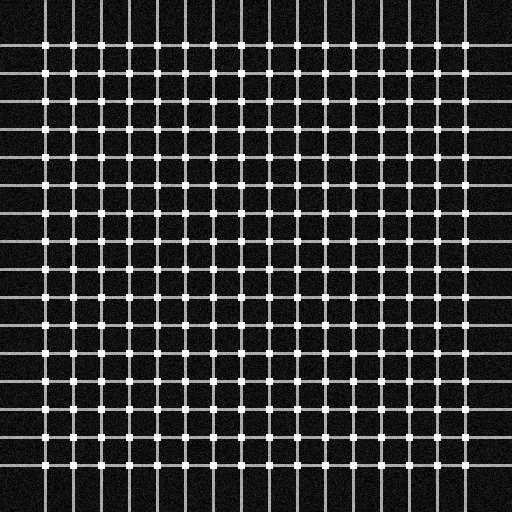
#> input picture sample_0001_B_search.png, 512 x 512 px
$ python -i fft_analysis.py   (imports and definitions only)
#> lines starting #> are read from the running program, lines starting #| are printed output that depends on the picture; after the words box and inside, x2 and y2 are one past the last pixel; in counts of white or black regions, pixels touching at a corner belong together
### periodicity/frequency_peaks.py
"""Frequency peak detection from FFT magnitude spectrum."""

from __future__ import annotations

from dataclasses import dataclass
from typing import List, Tuple

import numpy as np
import cv2


@dataclass(frozen=True)
class FrequencyPeak:
    """Represents a detected frequency peak."""

    x: int
    y: int
    magnitude: float
    frequency_x: float
    frequency_y: float
    magnitude_normalized: float


def detect_frequency_peaks(
    magnitude_spectrum: np.ndarray,
    min_peak_height: float = 0.1,
    min_distance: int = 5,
    max_peaks: int = 20,
) -> List[FrequencyPeak]:
    """Detect dominant frequency peaks in the magnitude spectrum.

    Args:
        magnitude_spectrum: 2D FFT magnitude spectrum (zero-frequency centered)
        min_peak_height: Minimum normalized peak height (0-1)
        min_distance: Minimum pixel distance between peaks
        max_peaks: Maximum number of peaks to return

    Returns:
        List of FrequencyPeak objects sorted by magnitude (descending)
    """
    if magnitude_spectrum.ndim != 2:
        raise ValueError("magnitude_spectrum must be 2D")

    h, w = magnitude_spectrum.shape

    # Normalize spectrum to [0, 1]
    max_mag = magnitude_spectrum.max()
    if max_mag <= 0:
        return []

    normalized = magnitude_spectrum / max_mag

    # Suppress DC component (center of spectrum)
    center_y, center_x = h // 2, w // 2
    dc_radius = max(3, min(h, w) // 20)

    y_grid, x_grid = np.ogrid[:h, :w]
    dc_mask = (x_grid - center_x)**2 + (y_grid - center_y)**2 < dc_radius**2
    normalized[dc_mask] = 0

    # Find peaks using local maximum filter (using OpenCV dilate)
    kernel_size = min_distance * 2 + 1
    kernel = np.ones((kernel_size, kernel_size), dtype=np.uint8)
    local_max = cv2.dilate(normalized, kernel)
    peak_mask = (normalized == local_max) & (normalized >= min_peak_height)

    # Get peak coordinates
    peak_coords = np.argwhere(peak_mask)

    if len(peak_coords) == 0:
        return []

    # Create peak objects
    peaks: List[FrequencyPeak] = []
    for y, x in peak_coords:
        mag = float(normalized[y, x])

        # Convert to frequency (accounting for FFT shift)
        freq_x = (x - center_x) / w if x != center_x else 0.0
        freq_y = (y - center_y) / h if y != center_y else 0.0

        peaks.append(FrequencyPeak(
            x=int(x),
            y=int(y),
            magnitude=float(magnitude_spectrum[y, x]),
            frequency_x=float(freq_x),
            frequency_y=float(freq_y),
            magnitude_normalized=mag,
        ))

    # Sort by magnitude and return top K
    peaks.sort(key=lambda p: p.magnitude_normalized, reverse=True)
    return peaks[:max_peaks]


def find_symmetric_peak_pairs(
    peaks: List[FrequencyPeak],
    tolerance: float = 0.05,
) -> List[Tuple[FrequencyPeak, FrequencyPeak]]:
    """Find symmetric peak pairs around the DC component.

    This helps identify true periodic structures which produce symmetric
    frequency patterns.

    Args:
        peaks: List of detected peaks
        tolerance: Frequency tolerance for symmetry matching

    Returns:
        List of symmetric peak pairs
    """
    pairs: List[Tuple[FrequencyPeak, FrequencyPeak]] = []

    for i, p1 in enumerate(peaks):
        for p2 in peaks[i+1:]:
            # Check if peaks are approximately symmetric around origin
            freq_x_sum = abs(p1.frequency_x + p2.frequency_x)
            freq_y_sum = abs(p1.frequency_y + p2.frequency_y)

            if freq_x_sum < tolerance and freq_y_sum < tolerance:
                pairs.append((p1, p2))

    return pairs

### periodicity/fft_analysis.py
"""FFT-based periodicity analysis for DRAM structure detection."""

from __future__ import annotations

from dataclasses import dataclass
from typing import List, Optional

import cv2
import numpy as np

from .frequency_peaks import detect_frequency_peaks, find_symmetric_peak_pairs, FrequencyPeak


@dataclass(frozen=True)
class PeriodicityResult:
    """Result of periodicity analysis."""

    row_period: float
    column_period: float
    orientation: float
    confidence: float
    frequency_peaks: List[FrequencyPeak]
    symmetric_pairs: int
    method: str = "fft"

    def to_dict(self) -> dict:
        """Convert to dictionary for logging/serialization."""
        return {
            "row_period": self.row_period,
            "column_period": self.column_period,
            "orientation": self.orientation,
            "confidence": self.confidence,
            "frequency_peaks_count": len(self.frequency_peaks),
            "symmetric_pairs": self.symmetric_pairs,
            "method": self.method,
        }


def analyze_periodicity(
    image: np.ndarray,
    min_peak_height: float = 0.15,
    min_distance: int = 5,
    max_peaks: int = 20,
    apply_window: bool = True,
) -> PeriodicityResult:
    """Analyze image periodicity using 2D FFT.

    Args:
        image: Input image (grayscale or will be converted)
        min_peak_height: Minimum normalized peak height for detection
        min_distance: Minimum pixel distance between peaks
        max_peaks: Maximum number of peaks to detect
        apply_window: Whether to apply Hanning window to reduce edge effects

    Returns:
        PeriodicityResult containing estimated periods and confidence
    """
    # Convert to grayscale if needed
    if image.ndim == 3:
        if image.shape[2] == 3:
            image = cv2.cvtColor(image, cv2.COLOR_RGB2GRAY)
        elif image.shape[2] == 4:
            image = cv2.cvtColor(image, cv2.COLOR_RGBA2GRAY)

    # Ensure float type for FFT
    image_float = image.astype(np.float32)

    # Remove mean
    image_float = image_float - image_float.mean()

    # Apply window function to reduce edge artifacts
    if apply_window:
        h, w = image.shape
        window_y = np.hanning(h)
        window_x = np.hanning(w)
        window = np.outer(window_y, window_x)
        image_float = image_float * window

    # Compute 2D FFT
    fft = np.fft.fft2(image_float)

    # Shift zero frequency to center
    fft_shifted = np.fft.fftshift(fft)

    # Compute magnitude spectrum
    magnitude_spectrum = np.abs(fft_shifted)

    # Log transform for better visualization/peak detection
    log_spectrum = np.log1p(magnitude_spectrum)

    # Detect frequency peaks
    peaks = detect_frequency_peaks(
        log_spectrum,
        min_peak_height=min_peak_height,
        min_distance=min_distance,
        max_peaks=max_peaks,
    )

    # Find symmetric pairs (indicates true periodicity)
    symmetric_pairs = find_symmetric_peak_pairs(peaks, tolerance=0.03)

    # Estimate periods from peaks
    if len(peaks) < 2:
        # Fallback to default values if insufficient peaks
        h, w = image.shape
        return PeriodicityResult(
            row_period=float(h / 16),
            column_period=float(w / 16),
            orientation=0.0,
            confidence=0.1,
            frequency_peaks=peaks,
            symmetric_pairs=len(symmetric_pairs),
        )

    # Use symmetric pairs for robust estimation
    row_period, column_period, orientation, confidence = _estimate_periods_from_peaks(
        peaks, symmetric_pairs, image.shape
    )

    return PeriodicityResult(
        row_period=row_period,
        column_period=column_period,
        orientation=orientation,
        confidence=confidence,
        frequency_peaks=peaks,
        symmetric_pairs=len(symmetric_pairs),
    )


def _estimate_periods_from_peaks(
    peaks: List[FrequencyPeak],
    symmetric_pairs: List[tuple],
    image_shape: tuple[int, int],
) -> tuple[float, float, float, float]:
    """Estimate row/column periods and orientation from frequency peaks.

    Args:
        peaks: Detected frequency peaks
        symmetric_pairs: Symmetric peak pairs
        image_shape: Shape of input image (height, width)

    Returns:
        (row_period, column_period, orientation, confidence)
    """
    h, w = image_shape

    if len(symmetric_pairs) >= 2:
        # Use symmetric pairs for robust estimation
        periods_x = []
        periods_y = []

        for p1, p2 in symmetric_pairs:
            # Convert frequency to period
            if abs(p1.frequency_x) > 0.01:
                period_x = 1.0 / abs(p1.frequency_x)
                periods_x.append(period_x)
            if abs(p1.frequency_y) > 0.01:
                period_y = 1.0 / abs(p1.frequency_y)
                periods_y.append(period_y)

        if periods_x and periods_y:
            # Use median for robustness
            col_period = float(np.median(periods_x))
            row_period = float(np.median(periods_y))

            # Clamp to reasonable ranges
            col_period = max(5.0, min(col_period, w / 4))
            row_period = max(5.0, min(row_period, h / 4))

            # Estimate orientation from dominant peak
            dominant_pair = max(symmetric_pairs, key=lambda pair: pair[0].magnitude_normalized)
            dominant_peak = dominant_pair[0]
            orientation = float(np.degrees(np.arctan2(
                dominant_peak.frequency_y,
                dominant_peak.frequency_x
            )))

            confidence = min(0.95, 0.5 + 0.1 * len(symmetric_pairs))

            return row_period, col_period, orientation, confidence

    # Fallback: use all peaks
    periods_x = []
    periods_y = []

    for peak in peaks[:5]:  # Use top 5 peaks
        if abs(peak.frequency_x) > 0.01:
            period_x = 1.0 / abs(peak.frequency_x)
            periods_x.append(period_x)
        if abs(peak.frequency_y) > 0.01:
            period_y = 1.0 / abs(peak.frequency_y)
            periods_y.append(period_y)

    if periods_x and periods_y:
        col_period = float(np.median(periods_x))
        row_period = float(np.median(periods_y))

        col_period = max(5.0, min(col_period, w / 4))
        row_period = max(5.0, min(row_period, h / 4))

        orientation = 0.0
        confidence = 0.6

        return row_period, col_period, orientation, confidence

    # Ultimate fallback
    return float(h / 16), float(w / 16), 0.0, 0.3

>>> import cv2
>>> picture = cv2.cvtColor(cv2.imread('../sample_0001_B_search.png'), cv2.COLOR_BGR2RGB)
#> picture is the input picture: shape (512, 512, 3); min 0, max 255, mean 49.5
>>> result = analyze_periodicity(picture)
#> in analyze_periodicity, `image_float = image_float * window`:
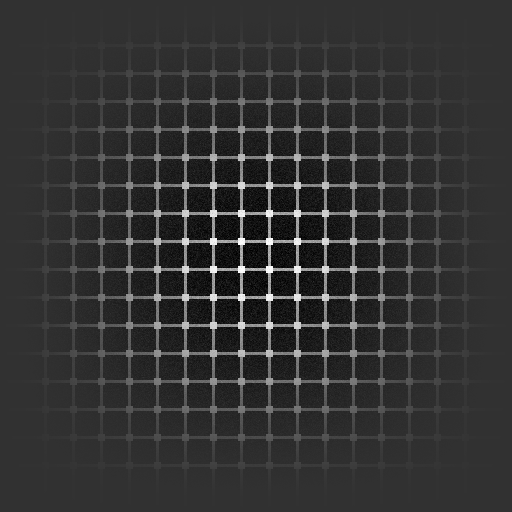
#> image_float: shape (512, 512) float64; min -49.51, max 203.6, mean 1.4; drawn with min black and max white
#> in analyze_periodicity, `log_spectrum = np.log1p(magnitude_spectrum)`:
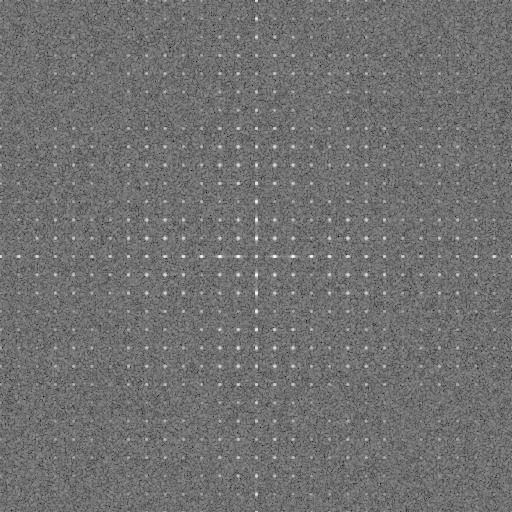
#> log_spectrum: shape (512, 512) float64; min 1.87, max 14.11, mean 7.28; drawn with min black and max white
#> in detect_frequency_peaks, `max_mag = magnitude_spectrum.max()`: max_mag = 14.11
#> in detect_frequency_peaks, `normalized = magnitude_spectrum / max_mag`:
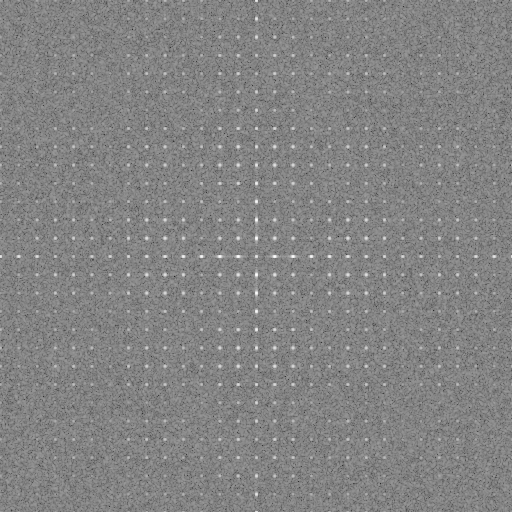
#> normalized: shape (512, 512) float64; min 0.133, max 1, mean 0.516
#> in detect_frequency_peaks, `normalized[dc_mask] = 0`:
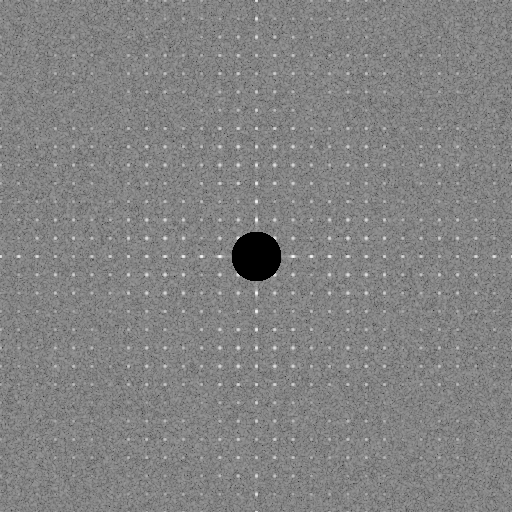
#> normalized: shape (512, 512) float64; 0.74% of pixels changed, all inside (x1, y1, x2, y2) = (232, 232, 281, 281)
#> in detect_frequency_peaks, `local_max = cv2.dilate(normalized, kernel)`:
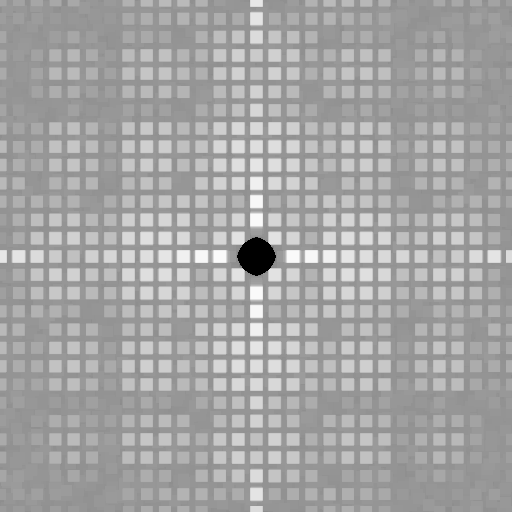
#> local_max: shape (512, 512) float64; min 0, max 0.983, mean 0.648
#> in detect_frequency_peaks, `peak_mask = (normalized == local_max) & (normalized >= min_peak_height)`:
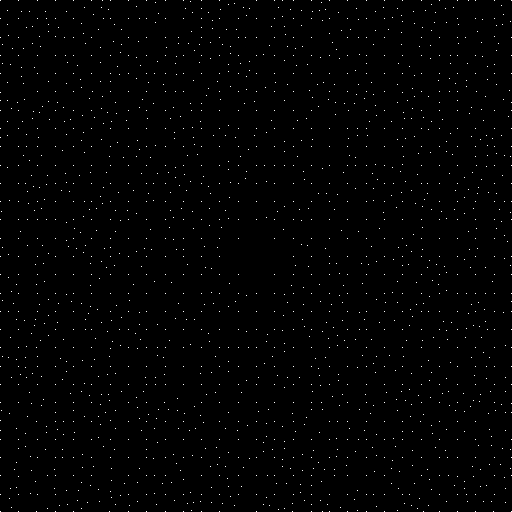
#> peak_mask: shape (512, 512) bool; 0.71% white in thin lines or dots
#> in detect_frequency_peaks, `peak_coords = np.argwhere(peak_mask)`: peak_coords = 1867 pairs, first value 0 to 511, second value 0 to 511
#> the loop in detect_frequency_peaks, `for y, x in peak_coords:` made 1867 passes
#> (y, x, mag, freq_x, freq_y) on passes 1 to 3: (0, 0, 0.645, -0.5, -0.5), (0, 18, 0.642, -0.465, -0.5), (0, 37, 0.654, -0.428, -0.5)
#> after the loop in detect_frequency_peaks, `for y, x in peak_coords:`: peaks = 1867 items
#> in analyze_periodicity, `peaks = detect_frequency_peaks( log_spectrum, min_peak_height=min_peak..`: peaks = 20 items
#> the loop in find_symmetric_peak_pairs, `for i, p1 in enumerate(peaks):` made 20 passes
#> after the loop in find_symmetric_peak_pairs, `for i, p1 in enumerate(peaks):`: pairs = 9 items
#> the loop in _estimate_periods_from_peaks, `for p1, p2 in symmetric_pairs:` made 9 passes
#> period_x on passes 1, 3, 6, 7, 9: 13.84, 9.31, 7.01, 5.63, 2.15
#> after the loop in _estimate_periods_from_peaks, `for p1, p2 in symmetric_pairs:`: periods_x = [13.84, 9.31, 7.01, 5.63, 2.15]; periods_y = [13.84, 9.31, 7.01, 5.63]
#> in _estimate_periods_from_peaks, `col_period = float(np.median(periods_x))`: col_period = 7.01
#> in _estimate_periods_from_peaks, `row_period = float(np.median(periods_y))`: row_period = 8.16
#> in _estimate_periods_from_peaks, `orientation = float(np.degrees(np.arctan2( dominant_peak.frequency_y, ..`: orientation = 180
#> in _estimate_periods_from_peaks, `confidence = min(0.95, 0.5 + 0.1 * len(symmetric_pairs))`: confidence = 0.95
#> in analyze_periodicity, `row_period, column_period, orientation, confidence = _estimate_periods..`: row_period = 8.16; column_period = 7.01; orientation = 180; confidence = 0.95

$ run again, on sample_0001_E_search.png
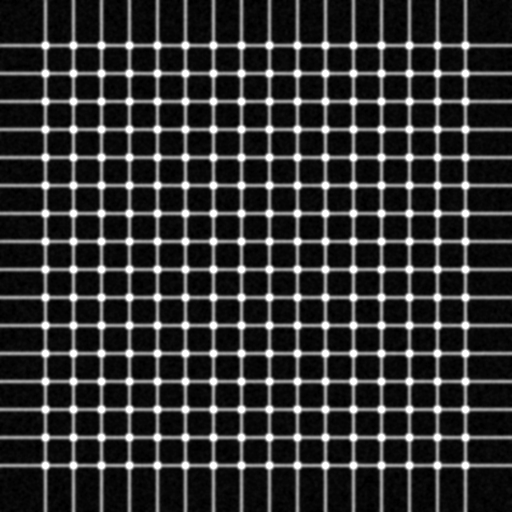
#> input picture sample_0001_E_search.png, 512 x 512 px
#> picture is the input picture: shape (512, 512, 3); min 0, max 255, mean 48.2
#> in analyze_periodicity, `log_spectrum = np.log1p(magnitude_spectrum)`:
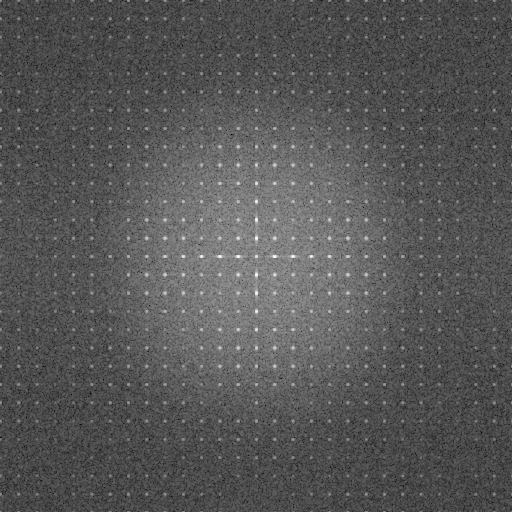
#> log_spectrum: shape (512, 512) float64; min 0.145, max 14.26, mean 4.97; drawn with min black and max white
#> max_mag = 14.26
#> in detect_frequency_peaks, `peak_mask = (normalized == local_max) & (normalized >= min_peak_height)`:
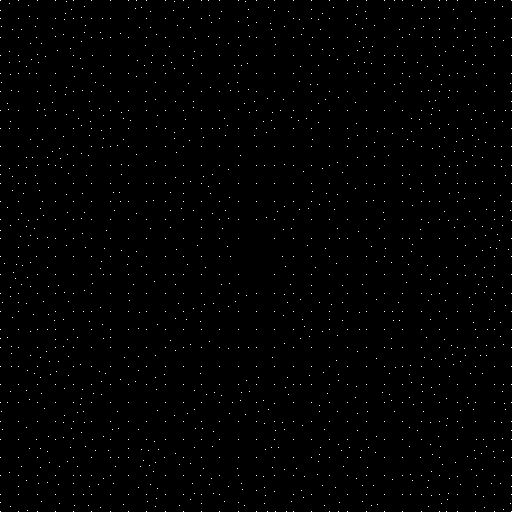
#> peak_mask: shape (512, 512) bool; 0.66% white in thin lines or dots
#> peak_coords = 1721 pairs, first value 0 to 511, second value 0 to 511
#> the loop in detect_frequency_peaks, `for y, x in peak_coords:` made 1721 passes
#> (y, x, mag, freq_x, freq_y) on passes 1 to 3: (0, 0, 0.565, -0.5, -0.5), (0, 18, 0.554, -0.465, -0.5), (0, 37, 0.518, -0.428, -0.5)
#> after the loop in detect_frequency_peaks, `for y, x in peak_coords:`: peaks = 1721 items
#> in analyze_periodicity, `peaks = detect_frequency_peaks( log_spectrum, min_peak_height=min_peak..`: peaks = 20 items
#> the loop in find_symmetric_peak_pairs, `for i, p1 in enumerate(peaks):` made 20 passes
#> after the loop in find_symmetric_peak_pairs, `for i, p1 in enumerate(peaks):`: pairs = 10 items
#> the loop in _estimate_periods_from_peaks, `for p1, p2 in symmetric_pairs:` made 10 passes
#> (period_x, period_y) on passes 7 to 8: (28.44, 28.44), (28.44, 28.44)
#> after the loop in _estimate_periods_from_peaks, `for p1, p2 in symmetric_pairs:`: periods_x = [13.84, 9.31, 7.01, 28.44, 28.44, 5.63]
#> col_period = 11.57
#> in _estimate_periods_from_peaks, `orientation = float(np.degrees(np.arctan2( dominant_peak.frequency_y, ..`: orientation = 180
#> in _estimate_periods_from_peaks, `confidence = min(0.95, 0.5 + 0.1 * len(symmetric_pairs))`: confidence = 0.95
#> in analyze_periodicity, `row_period, column_period, orientation, confidence = _estimate_periods..`: row_period = 11.57; orientation = 180; confidence = 0.95
